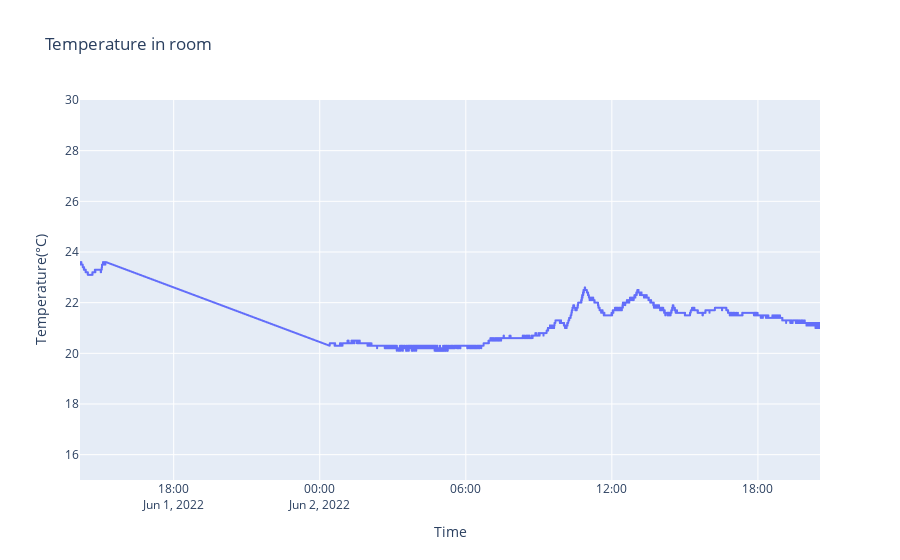

Write notebook code for a chart like this one.
### Code cell
fig1 = px.line(Tdf,"Timestamp","Temperature", labels={"Timestamp": "Time", "Temperature" : "Temperature(°C)"}, title="Temperature in room")
fig1.update_layout(yaxis_range=[15,30])
fig1.show()

### Figure 1 — Plotly figure (JSON) as saved in the notebook; plotly's stock layout.template omitted (floating-point values rounded to 4 significant figures; data arrays with more than 128 entries replaced by an {"elided": "..."} marker saying what was removed)
{"data": [{"hovertemplate": "Time=%{x}<br>Temperature(°C)=%{y}<extra></extra>", "legendgroup": "", "line": {"color": "#636efa", "dash": "solid"}, "marker": {"symbol": "circle"}, "mode": "lines", "name": "", "showlegend": false, "type": "scattergl", "x": {"elided": "27305 str values"}, "xaxis": "x", "y": {"elided": "27305 float values"}, "yaxis": "y"}], "layout": {"legend": {"tracegroupgap": 0}, "title": {"text": "Temperature in room"}, "xaxis": {"anchor": "y", "domain": [0, 1], "title": {"text": "Time"}}, "yaxis": {"anchor": "x", "domain": [0, 1], "range": [15, 30], "title": {"text": "Temperature(°C)"}}}}
